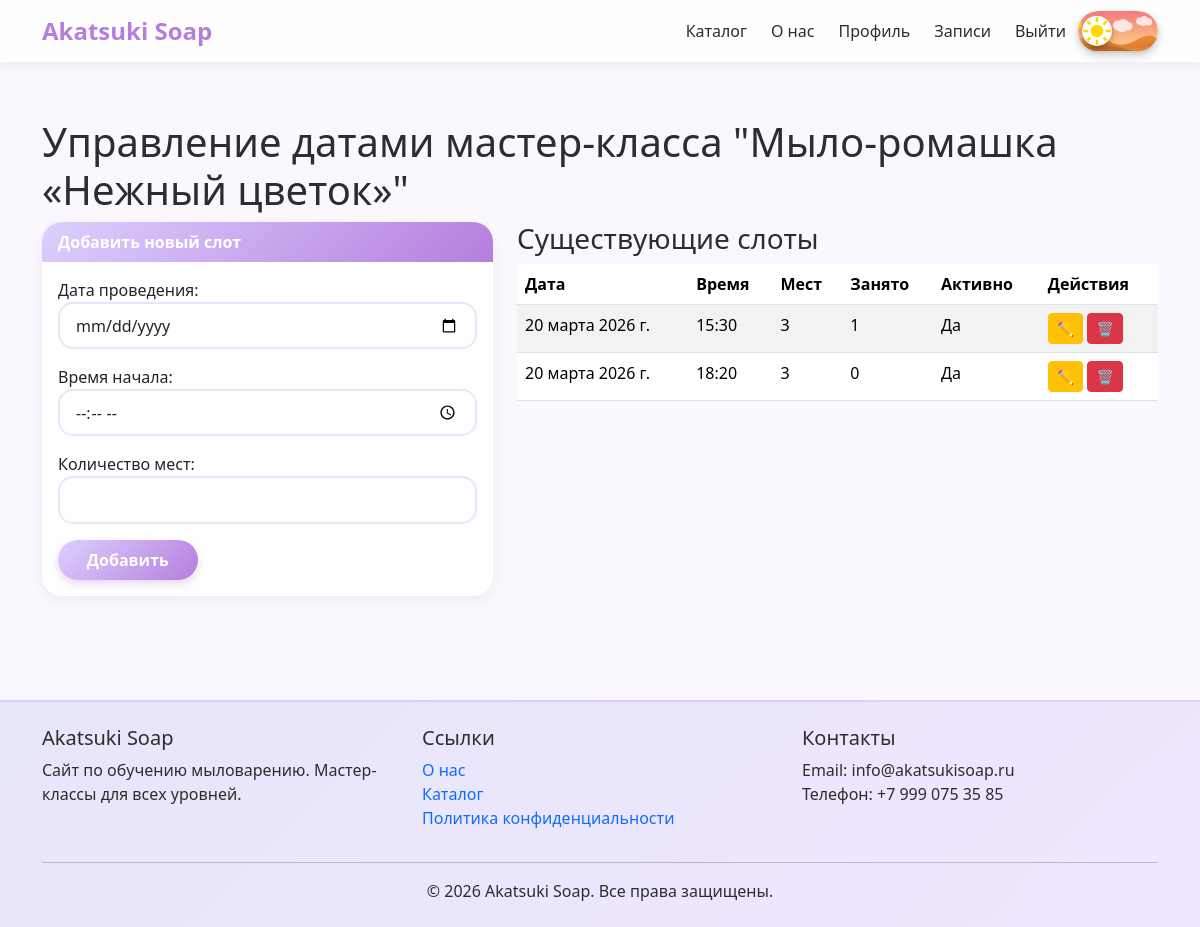
/masterclass/1/sessions/ (signed in), run on the app's committed database.
### main/models.py (models this page shows, shortened)
class MasterClass(models.Model):
    FORMAT_CHOICES = [(1, "Онлайн"), (2, "Очная встреча")]
    METHOD_PAYMENT_CHOICES = [(1, "Банковская карта"), (2, "Онлайн перевод")]
    STATUS_CHOICES = [
        (1, "Черновик"), (2, "На модерации"), (3, "Опубликован"),
        (4, "Идёт проведение"), (5, "Завершён"), (6, "Отклонён"),
    ]
    name = models.CharField(max_length=255, verbose_name="Название")
    category = models.ForeignKey(Category, on_delete=models.CASCADE)
    description = models.TextField(verbose_name="Описание")
    duration_minutes = models.PositiveIntegerField(verbose_name="Длительность (мин)")
    format = models.IntegerField(choices=FORMAT_CHOICES, verbose_name="Формат")
    method_payment = models.IntegerField(choices=METHOD_PAYMENT_CHOICES, verbose_name="Способ оплаты")
    price = models.DecimalField(max_digits=7, decimal_places=2, verbose_name="Стоимость")
    comment = models.CharField(max_length=255, blank=True, verbose_name="Комментарий")
    status = models.IntegerField(choices=STATUS_CHOICES, default=1, verbose_name="Статус")
    master = models.ForeignKey(User, on_delete=models.CASCADE, related_name='masterclasses')
    address = models.CharField(max_length=255, blank=True, verbose_name="Адрес")
    show_on_home = models.BooleanField(default=False, verbose_name="Показывать на главной")
    created_at = models.DateTimeField(auto_now_add=True)
    updated_at = models.DateTimeField(auto_now=True)

class MasterClassDateTime(models.Model):
    masterclass = models.ForeignKey(MasterClass, on_delete=models.CASCADE, related_name='sessions')
    date_event = models.DateField(verbose_name="Дата проведения")
    time_event = models.TimeField(verbose_name="Время начала")
    count = models.PositiveIntegerField(verbose_name="Количество мест")
    booked = models.PositiveIntegerField(default=0, verbose_name="Занято мест")
    is_active = models.BooleanField(default=True, verbose_name="Активно")
    created_at = models.DateTimeField(auto_now_add=True)
    class Meta:
        unique_together = ('masterclass', 'date_event', 'time_event')
        ordering = ['date_event', 'time_event']

### main/views.py (the view)
# urls.py: path('masterclass/<int:masterclass_id>/sessions/', views.manage_sessions, name='manage_sessions'),
@login_required
def manage_sessions(request, masterclass_id):
    masterclass = get_object_or_404(MasterClass, id=masterclass_id, master=request.user)
    if request.method == 'POST':
        form = MasterClassDateTimeForm(request.POST)
        if form.is_valid():
            session = form.save(commit=False)
            session.masterclass = masterclass
            session.save()
            messages.success(request, 'Новое время добавлено.')
            return redirect('manage_sessions', masterclass_id=masterclass.id)
    else:
        form = MasterClassDateTimeForm()
    sessions = masterclass.sessions.all().order_by('date_event', 'time_event')
    return render(request, 'main/manage_sessions.html', {
        'masterclass': masterclass,
        'form': form,
        'sessions': sessions,
    })

### main/forms.py (shortened to what this page needs)
class MasterClassDateTimeForm(forms.ModelForm):
    class Meta:
        model = MasterClassDateTime
        fields = ['date_event', 'time_event', 'count']
        widgets = {
            'date_event': forms.DateInput(attrs={'type': 'date', 'class': 'form-control'}),
            'time_event': forms.TimeInput(attrs={'type': 'time', 'class': 'form-control'}),
            'count': forms.NumberInput(attrs={'class': 'form-control', 'min': 1}),
        }

### main/models.py (called while the page is built)
    def is_master(self): return self.role.name == 'Мастер'

### templates/main/manage_sessions.html (shortened to what this page needs)
{% extends 'base.html' %}
{% load static %}
{% block content %}
<h1>Управление датами мастер-класса "{{ masterclass.name }}"</h1>
<div class="row">
    <div class="col-md-5">
        <div class="card">
            <div class="card-header">Добавить новый слот</div>
            <div class="card-body">
                <form method="post">
                    {{ form.as_p }}
                    <button type="submit" class="btn btn-primary">Добавить</button>
                </form>
            </div>
        </div>
    </div>
    <div class="col-md-7">
        <h3>Существующие слоты</h3>
        <table class="table table-striped">
            <thead>
                <tr>
                    <th>Дата</th>
                    <th>Время</th>
                    <th>Мест</th>
                    <th>Занято</th>
                    <th>Активно</th>
                    <th>Действия</th>
                </tr>
            </thead>
            <tbody>
                {% for s in sessions %}
                <tr>
                    <td>{{ s.date_event }}</td>
                    <td>{{ s.time_event }}</td>
                    <td>{{ s.count }}</td>
                    <td>{{ s.booked }}</td>
                    <td>{% if s.is_active %}Да{% else %}Нет{% endif %}</td>
                    <td>
                        <a href="{% url 'edit_session' s.id %}" class="btn btn-sm btn-warning">✏️</a>
                        <form method="post" action="{% url 'delete_session' s.id %}" style="display:inline;">
                            <button type="submit" class="btn btn-sm btn-danger" onclick="return confirm('Удалить?')">🗑️</button>
                        </form>
                    </td>
                </tr>
                {% empty %}
                <tr><td colspan="6">Нет слотов</td></tr>
                {% endfor %}
            </tbody>
        </table>
    </div>
</div>
{% endblock %}

### static/css/style.css (style rules this page uses)
:root { --lavender-light: #e6e6fa; --lavender-medium: #dcd0ff; --lavender-dark: #b57edc; --accent-gold: #d4af37; --text-dark: #2d2d2d; --text-muted: #6c757d; --bg-light: #faf7ff; --shadow-sm: 0 4px 12px rgba(0, 0, 0, 0.05); --shadow-md: 0 8px 24px rgba(0, 0, 0, 0.1); --border-radius: 20px; --transition: all 0.5s ease; }
body { font-family: 'Segoe UI', Roboto, system-ui, -apple-system, sans-serif; background-color: var(--bg-light); color: var(--text-dark); min-height: 100vh; display: flex; flex-direction: column; margin: 0; }
html, body { overflow-x: hidden; width: 100%; position: relative; }
.card { border: none; border-radius: var(--border-radius); box-shadow: var(--shadow-sm); transition: transform 0.5s ease, box-shadow 0.5s ease; background: rgba(255, 255, 255, 0.9); backdrop-filter: blur(5px); overflow: hidden; }
.card-header { background: linear-gradient(135deg, var(--lavender-medium), var(--lavender-dark)); color: white; border-bottom: none; font-weight: 600; }
.btn-primary { background: linear-gradient(135deg, var(--lavender-medium), var(--lavender-dark)); border: none; border-radius: 30px; padding: 0.5rem 1.8rem; font-weight: 600; transition: var(--transition); box-shadow: 0 4px 10px rgba(181, 126, 220, 0.3); }
.form-control, .form-select { border-radius: 15px; border: 2px solid var(--lavender-light); padding: 0.6rem 1rem; transition: border-color 0.5s ease, box-shadow 0.5s ease, transform 0.5s ease; background: rgba(255, 255, 255, 0.9); }

### data on the page
MasterClass: name "Мыло-ромашка «Нежный цветок»"
MasterClassDateTime: date_event "20 марта 2026 г.", time_event "15:30", count "3", booked "1", is_active "Да"
MasterClassDateTime: date_event "20 марта 2026 г.", time_event "18:20", count "3", booked "0", is_active "Да"
